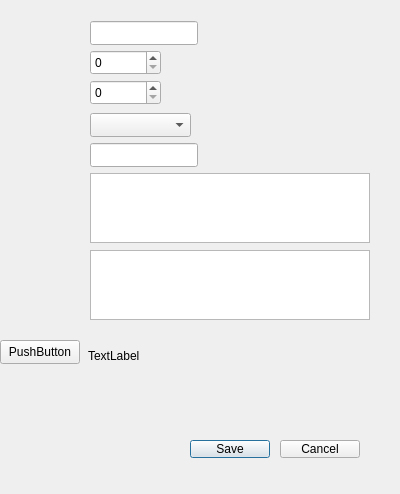
<?xml version="1.0" encoding="UTF-8"?>
<ui version="4.0">
 <class>AddTripDialog</class>
 <widget class="QDialog" name="AddTripDialog">
  <property name="geometry">
   <rect>
    <x>0</x>
    <y>0</y>
    <width>400</width>
    <height>494</height>
   </rect>
  </property>
  <property name="windowTitle">
   <string>Dialog</string>
  </property>
  <widget class="QPushButton" name="btnSave">
   <property name="geometry">
    <rect>
     <x>190</x>
     <y>440</y>
     <width>80</width>
     <height>18</height>
    </rect>
   </property>
   <property name="text">
    <string>Save</string>
   </property>
  </widget>
  <widget class="QPushButton" name="btnCancel">
   <property name="geometry">
    <rect>
     <x>280</x>
     <y>440</y>
     <width>80</width>
     <height>18</height>
    </rect>
   </property>
   <property name="text">
    <string>Cancel</string>
   </property>
  </widget>
  <widget class="QSpinBox" name="spinGroupSize">
   <property name="geometry">
    <rect>
     <x>90</x>
     <y>80</y>
     <width>71</width>
     <height>25</height>
    </rect>
   </property>
  </widget>
  <widget class="QLineEdit" name="lineName">
   <property name="geometry">
    <rect>
     <x>90</x>
     <y>21</y>
     <width>108</width>
     <height>24</height>
    </rect>
   </property>
  </widget>
  <widget class="QLineEdit" name="linePrice">
   <property name="geometry">
    <rect>
     <x>90</x>
     <y>143</y>
     <width>108</width>
     <height>24</height>
    </rect>
   </property>
  </widget>
  <widget class="QSpinBox" name="spinDuration">
   <property name="geometry">
    <rect>
     <x>90</x>
     <y>50</y>
     <width>71</width>
     <height>25</height>
    </rect>
   </property>
  </widget>
  <widget class="QComboBox" name="comboDifficulty">
   <property name="geometry">
    <rect>
     <x>90</x>
     <y>113</y>
     <width>101</width>
     <height>24</height>
    </rect>
   </property>
  </widget>
  <widget class="QPlainTextEdit" name="textDescription">
   <property name="geometry">
    <rect>
     <x>90</x>
     <y>250</y>
     <width>280</width>
     <height>70</height>
    </rect>
   </property>
  </widget>
  <widget class="QPlainTextEdit" name="textSummary">
   <property name="geometry">
    <rect>
     <x>90</x>
     <y>173</y>
     <width>280</width>
     <height>70</height>
    </rect>
   </property>
  </widget>
  <widget class="QLabel" name="labelImage">
   <property name="geometry">
    <rect>
     <x>88</x>
     <y>340</y>
     <width>281</width>
     <height>31</height>
    </rect>
   </property>
   <property name="text">
    <string>TextLabel</string>
   </property>
  </widget>
  <widget class="QPushButton" name="btnChooseImage">
   <property name="geometry">
    <rect>
     <x>0</x>
     <y>340</y>
     <width>80</width>
     <height>24</height>
    </rect>
   </property>
   <property name="text">
    <string>PushButton</string>
   </property>
  </widget>
 </widget>
 <resources/>
 <connections/>
</ui>
